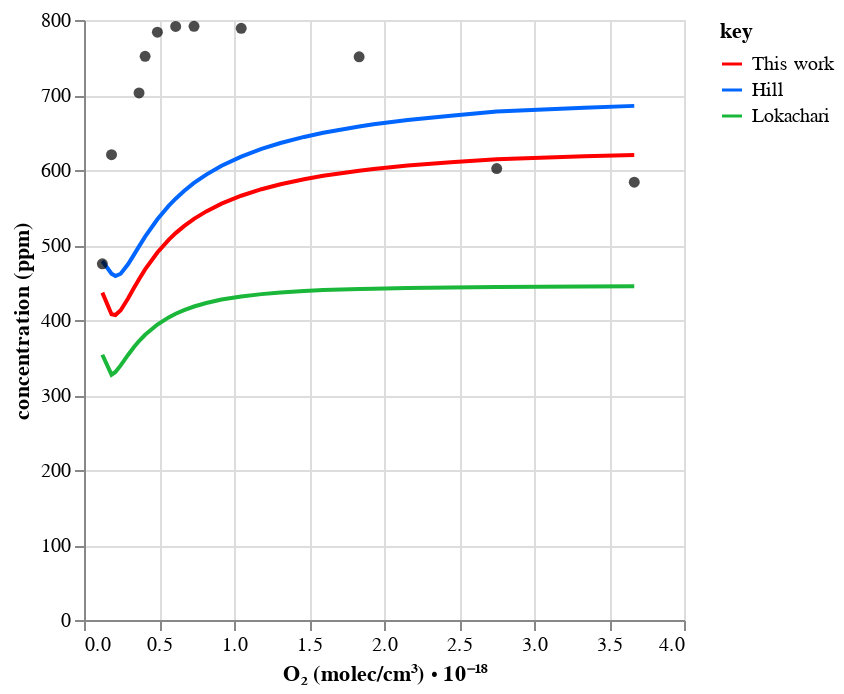
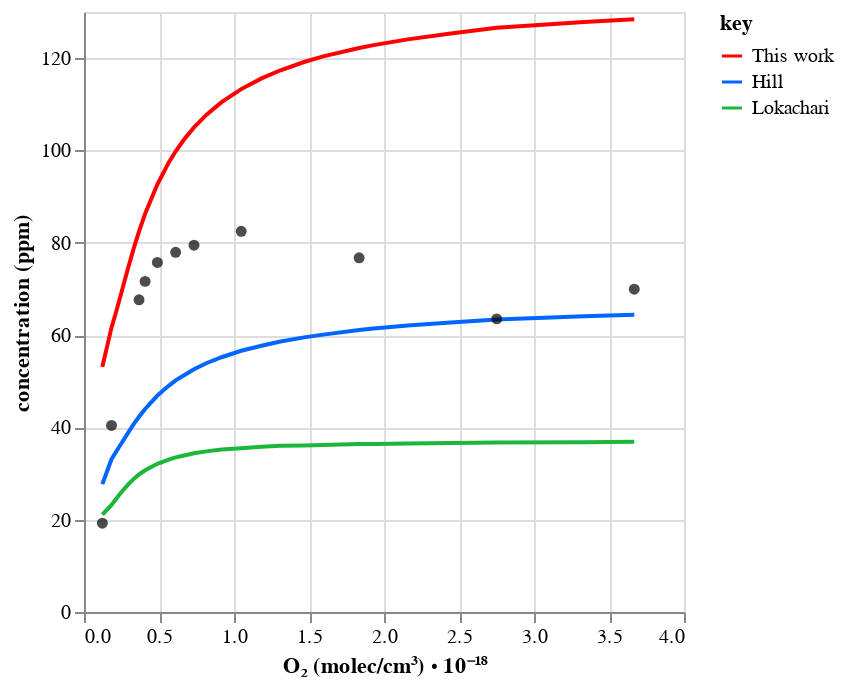
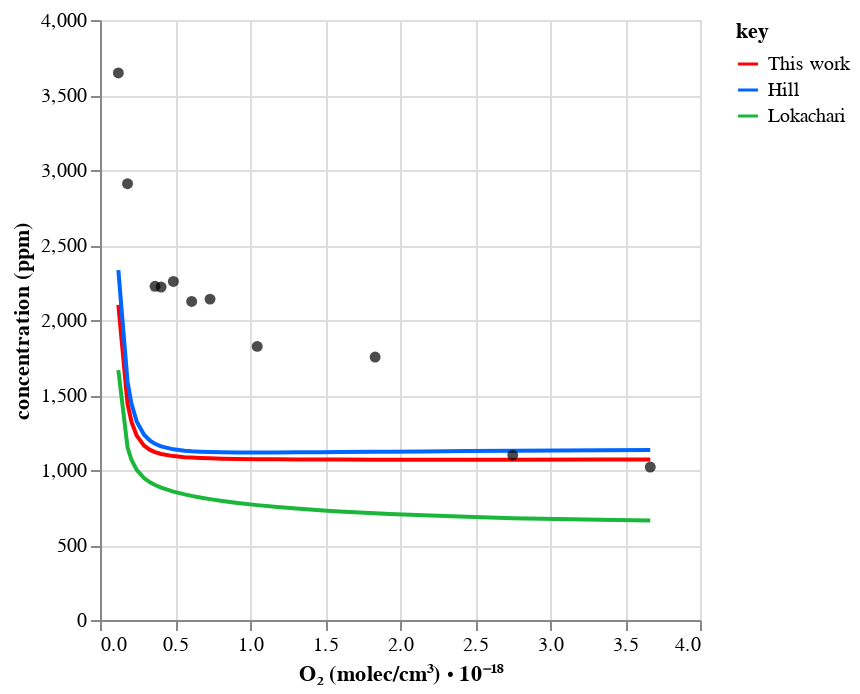
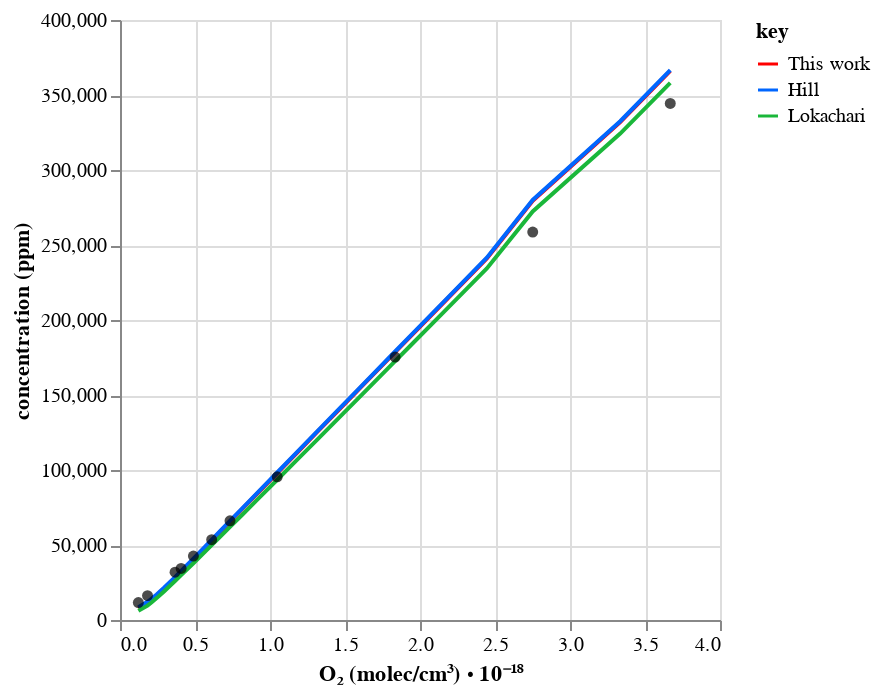

Notebook source saved alongside these figures, in order:
### Code cell
from util import p_

import automech

# Plot
chart_dct = workflow.plot_simulation(
    tag=tag,
    x_col="O2_molecules",
    root_path=root_path,
    line_source_=["Hill", "Lokachari"],
    point_source="Experiment",
    control=False,
)
mech = automech.io.read(
    p_.full_calculated_mechanism(tag, "json", path=p_.data(root_path))
)
for name, chart in chart_dct.items():
    automech.display_species(mech, [name])
    chart.show()

### Figure 1 — Vega-Lite specification as saved in the notebook (floating-point values rounded to 4 significant figures)
{"config": {"view": {"continuousWidth": 300, "continuousHeight": 300}}, "layer": [{"data": {"name": "data-a1993aff3b174d2e4b908d49fbb68ad9"}, "mark": {"type": "line"}, "encoding": {"color": {"field": "key", "scale": {"domain": ["This work", "Hill", "Lokachari"], "range": ["#ff0000", "#0066ff", "#1ab73a"]}, "type": "nominal"}, "x": {"field": "O2_molecules", "title": "O₂ (molec/cm³) ⋅ 10⁻¹⁸", "type": "quantitative"}, "y": {"field": "value", "title": "concentration (ppm)", "type": "quantitative"}}, "transform": [{"fold": ["This work", "Hill", "Lokachari"]}]}, {"data": {"name": "data-4b82953d89d4de3f4f86e035719410fe"}, "mark": {"type": "circle"}, "encoding": {"color": {"value": "black"}, "x": {"field": "O2_molecules", "type": "quantitative"}, "y": {"field": "Experiment", "type": "quantitative"}}}], "$schema": "https://vega.github.io/schema/vega-lite/v5.20.1.json", "datasets": {"data-a1993aff3b174d2e4b908d49fbb68ad9": [{"O2_molecules": 3.668, "This work": 619.9, "Hill": 685.5, "Lokachari": 445.1}, {"O2_molecules": 3.335, "This work": 618.3, "Hill": 683.1, "Lokachari": 444.6}, {"O2_molecules": 2.751, "This work": 614.5, "Hill": 677.9, "Lokachari": 444.0}, {"O2_molecules": 2.446, "This work": 610.3, "Hill": 672.3, "Lokachari": 443.3}, {"O2_molecules": 2.158, "This work": 605.9, "Hill": 666.6, "Lokachari": 442.6}, {"O2_molecules": 1.931, "This work": 601.4, "Hill": 660.9, "Lokachari": 441.8}, {"O2_molecules": 1.834, "This work": 599.1, "Hill": 658.0, "Lokachari": 441.4}, {"O2_molecules": 1.595, "This work": 592.3, "Hill": 649.6, "Lokachari": 439.9}, {"O2_molecules": 1.467, "This work": 587.8, "Hill": 644.1, "Lokachari": 438.7}, {"O2_molecules": 1.31, "This work": 581.0, "Hill": 636.0, "Lokachari": 436.7}, {"O2_molecules": 1.183, "This work": 574.4, "Hill": 628.1, "Lokachari": 434.5}, {"O2_molecules": 1.048, "This work": 565.7, "Hill": 617.9, "Lokachari": 431.3}, {"O2_molecules": 0.9171, "This work": 555.1, "Hill": 605.6, "Lokachari": 427.3}, {"O2_molecules": 0.8152, "This work": 544.8, "Hill": 593.9, "Lokachari": 422.7}, {"O2_molecules": 0.7335, "This work": 534.8, "Hill": 582.7, "Lokachari": 418.0}, {"O2_molecules": 0.667, "This work": 525.2, "Hill": 572.0, "Lokachari": 413.2}, {"O2_molecules": 0.6112, "This work": 515.9, "Hill": 561.8, "Lokachari": 408.3}, {"O2_molecules": 0.5644, "This work": 506.9, "Hill": 552.1, "Lokachari": 403.5}, {"O2_molecules": 0.4893, "This work": 490.0, "Hill": 534.3, "Lokachari": 393.9}, {"O2_molecules": 0.4074, "This work": 467.5, "Hill": 511.1, "Lokachari": 380.3}, {"O2_molecules": 0.367, "This work": 454.4, "Hill": 498.2, "Lokachari": 371.9}, {"O2_molecules": 0.3335, "This work": 442.9, "Hill": 487.2, "Lokachari": 364.0}, {"O2_molecules": 0.2935, "This work": 428.7, "Hill": 474.3, "Lokachari": 353.4}, {"O2_molecules": 0.2446, "This work": 413.0, "Hill": 461.7, "Lokachari": 339.5}, {"O2_molecules": 0.2096, "This work": 406.6, "Hill": 458.6, "Lokachari": 330.7}, {"O2_molecules": 0.1835, "This work": 407.8, "Hill": 461.8, "Lokachari": 327.1}, {"O2_molecules": 0.1223, "This work": 436.5, "Hill": 478.7, "Lokachari": 353.7}], "data-4b82953d89d4de3f4f86e035719410fe": [{"O2_molecules": 0.1223, "Experiment": 475.0}, {"O2_molecules": 0.1835, "Experiment": 620.4}, {"O2_molecules": 0.367, "Experiment": 702.8}, {"O2_molecules": 0.4074, "Experiment": 751.5}, {"O2_molecules": 0.4893, "Experiment": 783.7}, {"O2_molecules": 0.6112, "Experiment": 791.4}, {"O2_molecules": 0.7335, "Experiment": 791.6}, {"O2_molecules": 1.048, "Experiment": 788.9}, {"O2_molecules": 1.834, "Experiment": 751.0}, {"O2_molecules": 2.751, "Experiment": 602.0}, {"O2_molecules": 3.668, "Experiment": 583.8}]}}

### Figure 2 — Vega-Lite specification as saved in the notebook (floating-point values rounded to 4 significant figures)
{"config": {"view": {"continuousWidth": 300, "continuousHeight": 300}}, "layer": [{"data": {"name": "data-2f52778ce9a1f03bd2242ce2517941ca"}, "mark": {"type": "line"}, "encoding": {"color": {"field": "key", "scale": {"domain": ["This work", "Hill", "Lokachari"], "range": ["#ff0000", "#0066ff", "#1ab73a"]}, "type": "nominal"}, "x": {"field": "O2_molecules", "title": "O₂ (molec/cm³) ⋅ 10⁻¹⁸", "type": "quantitative"}, "y": {"field": "value", "title": "concentration (ppm)", "type": "quantitative"}}, "transform": [{"fold": ["This work", "Hill", "Lokachari"]}]}, {"data": {"name": "data-cf989b38a5c47983aff418ceb98a0330"}, "mark": {"type": "circle"}, "encoding": {"color": {"value": "black"}, "x": {"field": "O2_molecules", "type": "quantitative"}, "y": {"field": "Experiment", "type": "quantitative"}}}], "$schema": "https://vega.github.io/schema/vega-lite/v5.20.1.json", "datasets": {"data-2f52778ce9a1f03bd2242ce2517941ca": [{"O2_molecules": 3.668, "This work": 128.5, "Hill": 64.4, "Lokachari": 36.9}, {"O2_molecules": 3.335, "This work": 127.8, "Hill": 64.1, "Lokachari": 36.8}, {"O2_molecules": 2.751, "This work": 126.6, "Hill": 63.4, "Lokachari": 36.7}, {"O2_molecules": 2.446, "This work": 125.3, "Hill": 62.7, "Lokachari": 36.6}, {"O2_molecules": 2.158, "This work": 124.1, "Hill": 62.1, "Lokachari": 36.5}, {"O2_molecules": 1.931, "This work": 122.8, "Hill": 61.4, "Lokachari": 36.4}, {"O2_molecules": 1.834, "This work": 122.2, "Hill": 61.1, "Lokachari": 36.4}, {"O2_molecules": 1.595, "This work": 120.4, "Hill": 60.1, "Lokachari": 36.2}, {"O2_molecules": 1.467, "This work": 119.2, "Hill": 59.5, "Lokachari": 36.1}, {"O2_molecules": 1.31, "This work": 117.4, "Hill": 58.6, "Lokachari": 36.0}, {"O2_molecules": 1.183, "This work": 115.6, "Hill": 57.7, "Lokachari": 35.8}, {"O2_molecules": 1.048, "This work": 113.3, "Hill": 56.6, "Lokachari": 35.5}, {"O2_molecules": 0.9171, "This work": 110.5, "Hill": 55.2, "Lokachari": 35.2}, {"O2_molecules": 0.8152, "This work": 107.7, "Hill": 53.9, "Lokachari": 34.8}, {"O2_molecules": 0.7335, "This work": 105.0, "Hill": 52.6, "Lokachari": 34.4}, {"O2_molecules": 0.667, "This work": 102.4, "Hill": 51.3, "Lokachari": 33.9}, {"O2_molecules": 0.6112, "This work": 99.82, "Hill": 50.2, "Lokachari": 33.5}, {"O2_molecules": 0.5644, "This work": 97.35, "Hill": 49.0, "Lokachari": 33.0}, {"O2_molecules": 0.4893, "This work": 92.66, "Hill": 46.9, "Lokachari": 32.1}, {"O2_molecules": 0.4074, "This work": 86.27, "Hill": 44.0, "Lokachari": 30.7}, {"O2_molecules": 0.367, "This work": 82.46, "Hill": 42.3, "Lokachari": 29.8}, {"O2_molecules": 0.3335, "This work": 79.01, "Hill": 40.8, "Lokachari": 28.9}, {"O2_molecules": 0.2935, "This work": 74.5, "Hill": 38.8, "Lokachari": 27.6}, {"O2_molecules": 0.2446, "This work": 68.63, "Hill": 36.3, "Lokachari": 25.8}, {"O2_molecules": 0.2096, "This work": 64.52, "Hill": 34.5, "Lokachari": 24.3}, {"O2_molecules": 0.1835, "This work": 61.66, "Hill": 33.1, "Lokachari": 23.2}, {"O2_molecules": 0.1223, "This work": 53.12, "Hill": 27.7, "Lokachari": 21.1}], "data-cf989b38a5c47983aff418ceb98a0330": [{"O2_molecules": 0.1223, "Experiment": 19.23}, {"O2_molecules": 0.1835, "Experiment": 40.42}, {"O2_molecules": 0.367, "Experiment": 67.63}, {"O2_molecules": 0.4074, "Experiment": 71.63}, {"O2_molecules": 0.4893, "Experiment": 75.73}, {"O2_molecules": 0.6112, "Experiment": 77.94}, {"O2_molecules": 0.7335, "Experiment": 79.47}, {"O2_molecules": 1.048, "Experiment": 82.48}, {"O2_molecules": 1.834, "Experiment": 76.73}, {"O2_molecules": 2.751, "Experiment": 63.51}, {"O2_molecules": 3.668, "Experiment": 69.95}]}}

### Figure 3 — Vega-Lite specification as saved in the notebook (floating-point values rounded to 4 significant figures)
{"config": {"view": {"continuousWidth": 300, "continuousHeight": 300}}, "layer": [{"data": {"name": "data-0fd000702c31c90b20c5a100ee87b8ec"}, "mark": {"type": "line"}, "encoding": {"color": {"field": "key", "scale": {"domain": ["This work", "Hill", "Lokachari"], "range": ["#ff0000", "#0066ff", "#1ab73a"]}, "type": "nominal"}, "x": {"field": "O2_molecules", "title": "O₂ (molec/cm³) ⋅ 10⁻¹⁸", "type": "quantitative"}, "y": {"field": "value", "title": "concentration (ppm)", "type": "quantitative"}}, "transform": [{"fold": ["This work", "Hill", "Lokachari"]}]}, {"data": {"name": "data-606825c1a155d8d5877d27170cd1d91f"}, "mark": {"type": "circle"}, "encoding": {"color": {"value": "black"}, "x": {"field": "O2_molecules", "type": "quantitative"}, "y": {"field": "Experiment", "type": "quantitative"}}}], "$schema": "https://vega.github.io/schema/vega-lite/v5.20.1.json", "datasets": {"data-0fd000702c31c90b20c5a100ee87b8ec": [{"O2_molecules": 3.668, "This work": 1070.0, "Hill": 1134.0, "Lokachari": 663.2}, {"O2_molecules": 3.335, "This work": 1069.0, "Hill": 1132.0, "Lokachari": 668.1}, {"O2_molecules": 2.751, "This work": 1069.0, "Hill": 1129.0, "Lokachari": 678.2}, {"O2_molecules": 2.446, "This work": 1069.0, "Hill": 1126.0, "Lokachari": 688.1}, {"O2_molecules": 2.158, "This work": 1069.0, "Hill": 1124.0, "Lokachari": 697.7}, {"O2_molecules": 1.931, "This work": 1069.0, "Hill": 1122.0, "Lokachari": 706.9}, {"O2_molecules": 1.834, "This work": 1069.0, "Hill": 1121.0, "Lokachari": 711.3}, {"O2_molecules": 1.595, "This work": 1069.0, "Hill": 1120.0, "Lokachari": 723.9}, {"O2_molecules": 1.467, "This work": 1070.0, "Hill": 1119.0, "Lokachari": 731.8}, {"O2_molecules": 1.31, "This work": 1070.0, "Hill": 1118.0, "Lokachari": 742.8}, {"O2_molecules": 1.183, "This work": 1071.0, "Hill": 1117.0, "Lokachari": 753.1}, {"O2_molecules": 1.048, "This work": 1072.0, "Hill": 1117.0, "Lokachari": 765.8}, {"O2_molecules": 0.9171, "This work": 1074.0, "Hill": 1117.0, "Lokachari": 780.7}, {"O2_molecules": 0.8152, "This work": 1076.0, "Hill": 1118.0, "Lokachari": 793.7}, {"O2_molecules": 0.7335, "This work": 1078.0, "Hill": 1120.0, "Lokachari": 805.7}, {"O2_molecules": 0.667, "This work": 1080.0, "Hill": 1122.0, "Lokachari": 816.9}, {"O2_molecules": 0.6112, "This work": 1083.0, "Hill": 1125.0, "Lokachari": 827.3}, {"O2_molecules": 0.5644, "This work": 1086.0, "Hill": 1129.0, "Lokachari": 837.3}, {"O2_molecules": 0.4893, "This work": 1093.0, "Hill": 1138.0, "Lokachari": 856.0}, {"O2_molecules": 0.4074, "This work": 1107.0, "Hill": 1157.0, "Lokachari": 882.6}, {"O2_molecules": 0.367, "This work": 1119.0, "Hill": 1174.0, "Lokachari": 900.1}, {"O2_molecules": 0.3335, "This work": 1134.0, "Hill": 1195.0, "Lokachari": 918.0}, {"O2_molecules": 0.2935, "This work": 1163.0, "Hill": 1235.0, "Lokachari": 946.5}, {"O2_molecules": 0.2446, "This work": 1229.0, "Hill": 1324.0, "Lokachari": 1001.0}, {"O2_molecules": 0.2096, "This work": 1322.0, "Hill": 1443.0, "Lokachari": 1068.0}, {"O2_molecules": 0.1835, "This work": 1442.0, "Hill": 1590.0, "Lokachari": 1152.0}, {"O2_molecules": 0.1223, "This work": 2101.0, "Hill": 2332.0, "Lokachari": 1666.0}], "data-606825c1a155d8d5877d27170cd1d91f": [{"O2_molecules": 0.1223, "Experiment": 3647.0}, {"O2_molecules": 0.1835, "Experiment": 2909.0}, {"O2_molecules": 0.367, "Experiment": 2224.0}, {"O2_molecules": 0.4074, "Experiment": 2219.0}, {"O2_molecules": 0.4893, "Experiment": 2257.0}, {"O2_molecules": 0.6112, "Experiment": 2124.0}, {"O2_molecules": 0.7335, "Experiment": 2139.0}, {"O2_molecules": 1.048, "Experiment": 1824.0}, {"O2_molecules": 1.834, "Experiment": 1753.0}, {"O2_molecules": 2.751, "Experiment": 1099.0}, {"O2_molecules": 3.668, "Experiment": 1020.0}]}}

### Figure 4 — Vega-Lite specification as saved in the notebook (floating-point values rounded to 4 significant figures)
{"config": {"view": {"continuousWidth": 300, "continuousHeight": 300}}, "layer": [{"data": {"name": "data-90f59aa95eda74c87d8e7d79613247b5"}, "mark": {"type": "line"}, "encoding": {"color": {"field": "key", "scale": {"domain": ["This work", "Hill", "Lokachari"], "range": ["#ff0000", "#0066ff", "#1ab73a"]}, "type": "nominal"}, "x": {"field": "O2_molecules", "title": "O₂ (molec/cm³) ⋅ 10⁻¹⁸", "type": "quantitative"}, "y": {"field": "value", "title": "concentration (ppm)", "type": "quantitative"}}, "transform": [{"fold": ["This work", "Hill", "Lokachari"]}]}, {"data": {"name": "data-4f60414b0447b4760dfa64ac80029129"}, "mark": {"type": "circle"}, "encoding": {"color": {"value": "black"}, "x": {"field": "O2_molecules", "type": "quantitative"}, "y": {"field": "Experiment", "type": "quantitative"}}}], "$schema": "https://vega.github.io/schema/vega-lite/v5.20.1.json", "datasets": {"data-90f59aa95eda74c87d8e7d79613247b5": [{"O2_molecules": 3.668, "This work": 366000.0, "Hill": 366600.0, "Lokachari": 358100.0}, {"O2_molecules": 3.335, "This work": 332000.0, "Hill": 332500.0, "Lokachari": 324300.0}, {"O2_molecules": 2.751, "This work": 279500.0, "Hill": 280100.0, "Lokachari": 272400.0}, {"O2_molecules": 2.446, "This work": 241100.0, "Hill": 241600.0, "Lokachari": 234300.0}, {"O2_molecules": 2.158, "This work": 211700.0, "Hill": 212100.0, "Lokachari": 205300.0}, {"O2_molecules": 1.931, "This work": 188400.0, "Hill": 188900.0, "Lokachari": 182300.0}, {"O2_molecules": 1.834, "This work": 178500.0, "Hill": 179000.0, "Lokachari": 172600.0}, {"O2_molecules": 1.595, "This work": 154000.0, "Hill": 154500.0, "Lokachari": 148500.0}, {"O2_molecules": 1.467, "This work": 141000.0, "Hill": 141400.0, "Lokachari": 135600.0}, {"O2_molecules": 1.31, "This work": 124800.0, "Hill": 125300.0, "Lokachari": 119800.0}, {"O2_molecules": 1.183, "This work": 111800.0, "Hill": 112200.0, "Lokachari": 107100.0}, {"O2_molecules": 1.048, "This work": 97960.0, "Hill": 98340.0, "Lokachari": 93490.0}, {"O2_molecules": 0.9171, "This work": 84510.0, "Hill": 84880.0, "Lokachari": 80370.0}, {"O2_molecules": 0.8152, "This work": 74040.0, "Hill": 74400.0, "Lokachari": 70180.0}, {"O2_molecules": 0.7335, "This work": 65660.0, "Hill": 66020.0, "Lokachari": 62060.0}, {"O2_molecules": 0.667, "This work": 58810.0, "Hill": 59170.0, "Lokachari": 55420.0}, {"O2_molecules": 0.6112, "This work": 53100.0, "Hill": 53460.0, "Lokachari": 49910.0}, {"O2_molecules": 0.5644, "This work": 48270.0, "Hill": 48640.0, "Lokachari": 45260.0}, {"O2_molecules": 0.4893, "This work": 40570.0, "Hill": 40950.0, "Lokachari": 37850.0}, {"O2_molecules": 0.4074, "This work": 32270.0, "Hill": 32680.0, "Lokachari": 29900.0}, {"O2_molecules": 0.367, "This work": 28170.0, "Hill": 28610.0, "Lokachari": 25960.0}, {"O2_molecules": 0.3335, "This work": 24850.0, "Hill": 25330.0, "Lokachari": 22780.0}, {"O2_molecules": 0.2935, "This work": 20950.0, "Hill": 21480.0, "Lokachari": 19020.0}, {"O2_molecules": 0.2446, "This work": 16400.0, "Hill": 17030.0, "Lokachari": 14590.0}, {"O2_molecules": 0.2096, "This work": 13420.0, "Hill": 14120.0, "Lokachari": 11620.0}, {"O2_molecules": 0.1835, "This work": 11420.0, "Hill": 12170.0, "Lokachari": 9588.0}, {"O2_molecules": 0.1223, "This work": 7877.0, "Hill": 8577.0, "Lokachari": 6140.0}], "data-4f60414b0447b4760dfa64ac80029129": [{"O2_molecules": 0.1223, "Experiment": 11610.0}, {"O2_molecules": 0.1835, "Experiment": 16260.0}, {"O2_molecules": 0.367, "Experiment": 31840.0}, {"O2_molecules": 0.4074, "Experiment": 34350.0}, {"O2_molecules": 0.4893, "Experiment": 42620.0}, {"O2_molecules": 0.6112, "Experiment": 53550.0}, {"O2_molecules": 0.7335, "Experiment": 66130.0}, {"O2_molecules": 1.048, "Experiment": 95480.0}, {"O2_molecules": 1.834, "Experiment": 175300.0}, {"O2_molecules": 2.751, "Experiment": 258700.0}, {"O2_molecules": 3.668, "Experiment": 344400.0}]}}
